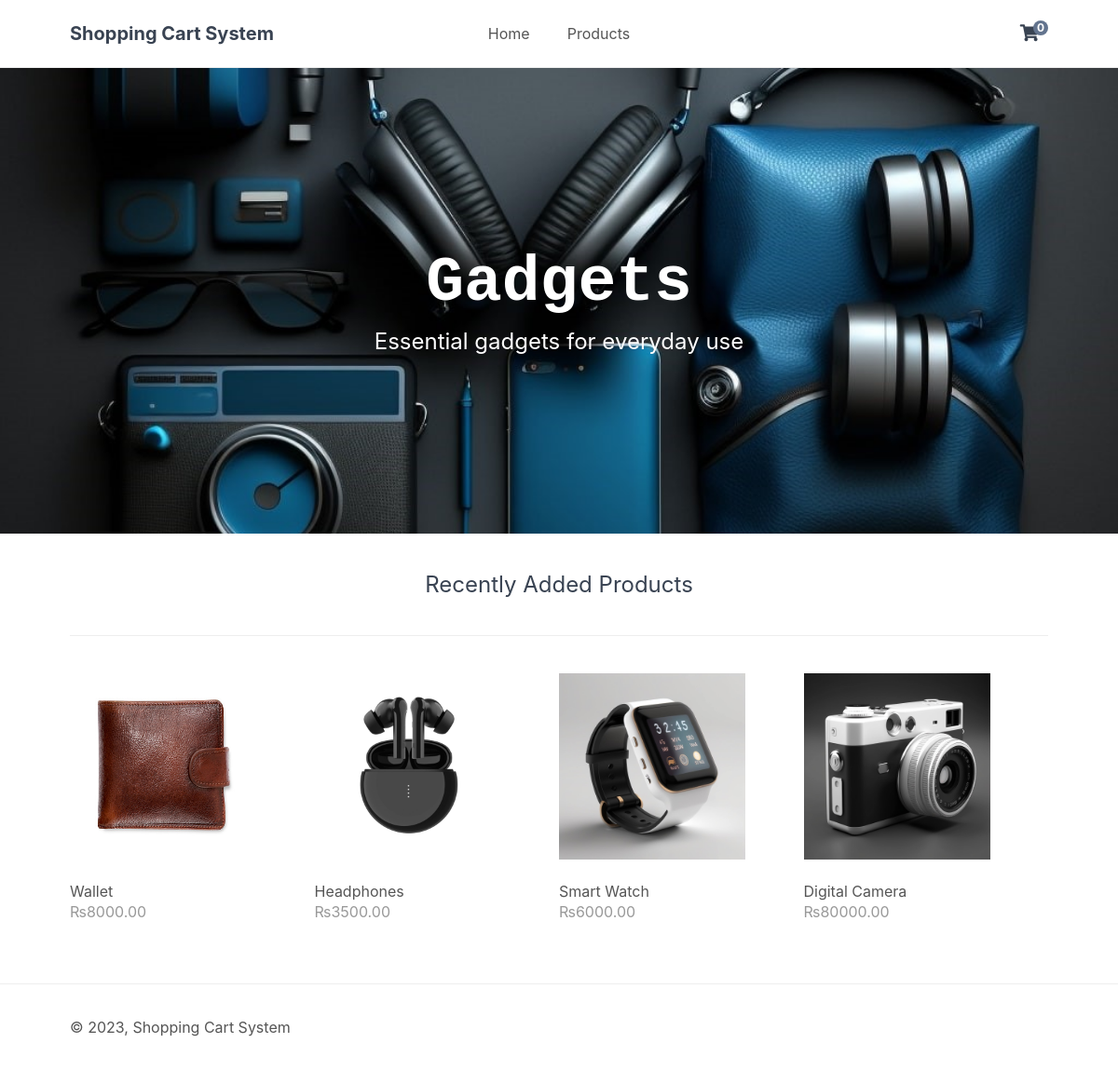
The page / on the database its author committed.
### tables this page shows
CREATE TABLE `products` (
  `id` int(11) NOT NULL,
  `name` varchar(200) NOT NULL,
  `desc` text NOT NULL,
  `price` decimal(7,2) NOT NULL,
  `rrp` decimal(7,2) NOT NULL DEFAULT 0.00,
  `quantity` int(11) NOT NULL,
  `img` text NOT NULL,
  `date_added` datetime NOT NULL DEFAULT current_timestamp()
);

### index.php (called while the page is built, shortened)
<?php
include 'functions.php';
$page = isset($_GET['page']) && file_exists($_GET['page'] . '.php') ? $_GET['page'] : 'home';
include $page . '.php';
?>

### home.php (the view, shortened to what this page needs)
<?php
$stmt = $pdo->prepare('SELECT * FROM products ORDER BY date_added DESC LIMIT 4');
$stmt->execute();
$recently_added_products = $stmt->fetchAll(PDO::FETCH_ASSOC);
?>
<?=template_header('Home')?>
<div class="featured">
    <h2>Gadgets</h2>
    <p>Essential gadgets for everyday use</p>
</div>
<div class="recentlyadded content-wrapper">
    <h2>Recently Added Products</h2>
    <div class="products">
        <?php foreach ($recently_added_products as $product): ?>
        <a href="index.php?page=product&id=<?=$product['id']?>" class="product">
            <img src="imgs/<?=$product['img']?>" width="200" height="200" alt="<?=$product['name']?>">
            <span class="name"><?=$product['name']?></span>
            <span class="price">
                &#8360;<?=$product['price']?>
            </span>
        </a>
        <?php endforeach; ?>
    </div>
</div>
<?=template_footer()?>

### functions.php (shortened to what this page needs)
<?php
function template_header($title) {
$num_items_in_cart = isset($_SESSION['cart']) ? count($_SESSION['cart']) : 0;
echo <<<EOT
<!DOCTYPE html>
<html>
	<head>
		<meta charset="utf-8">
		<title>$title</title>
		<link href="style.css" rel="stylesheet" type="text/css">
		<link rel="stylesheet" href="https://use.fontawesome.com/releases/v5.7.1/css/all.css">
	</head>
	<body>
        <header>
            <div class="content-wrapper">
                <h1>Shopping Cart System</h1>
                <nav>
                    <a href="index.php">Home</a>
                    <a href="index.php?page=products">Products</a>
                </nav>
                <div class="link-icons">
                    <a href="index.php?page=cart">
						<i class="fas fa-shopping-cart"></i>
                        <span>$num_items_in_cart</span>
					</a>
                </div>
            </div>
        </header>
        <main>
EOT;
}
function template_footer() {
$year = date('Y');
echo <<<EOT
        </main>
        <footer>
            <div class="content-wrapper">
                <p>&copy; $year, Shopping Cart System</p>
            </div>
        </footer>
    </body>
</html>
EOT;
}
?>

### style.css (style rules this page uses)
* { box-sizing: border-box; font-family: -apple-system, BlinkMacSystemFont, "segoe ui", roboto, oxygen, ubuntu, cantarell, "fira sans", "droid sans", "helvetica neue", Arial, sans-serif; font-size: 16px; -webkit-font-smoothing: antialiased; -moz-osx-font-smoothing: grayscale; }
html { height: 100%; }
body { position: relative; min-height: 100%; color: #555555; background-color: #FFFFFF; margin: 0; padding-bottom: 100px; }
h1, h2, h3, h4, h5 { color: #394352; }
.content-wrapper { width: 1050px; margin: 0 auto; }
header { border-bottom: 1px solid #EEEEEE; }
header .content-wrapper { display: flex; }
header h1 { display: flex; flex-grow: 1; flex-basis: 0; font-size: 20px; margin: 0; padding: 24px 0; }
header nav { display: flex; flex-grow: 1; flex-basis: 0; justify-content: center; align-items: center; }
header nav a { text-decoration: none; color: #555555; padding: 10px 10px; margin: 0 10px; }
header .link-icons { display: flex; flex-grow: 1; flex-basis: 0; justify-content: flex-end; align-items: center; position: relative; }
header .link-icons a { text-decoration: none; color: #394352; padding: 0 10px; }
header .link-icons a i { font-size: 18px; }
header .link-icons a span { display: inline-block; text-align: center; background-color: #63748e; border-radius: 50%; color: #FFFFFF; font-size: 12px; line-height: 16px; width: 16px; height: 16px; font-weight: bold; position: absolute; top: 22px; right: 0; }
main .featured { display: flex; flex-direction: column; background-image: url(imgs/main.jpg); background-repeat: no-repeat; background-size: cover; height: 500px; align-items: center; justify-content: center; text-align: center; }
main .featured h2 { display: inline-block; margin: 0; width: 1050px; font-family: Rockwell, Courier Bold, Courier, Georgia, Times, Times New Roman, serif; font-size: 68px; color: #FFFFFF; padding-bottom: 10px; }
main .featured p { display: inline-block; margin: 0; width: 1050px; font-size: 24px; color: #FFFFFF; }
main .recentlyadded h2 { display: block; font-weight: normal; margin: 0; padding: 40px 0; font-size: 24px; text-align: center; width: 100%; border-bottom: 1px solid #EEEEEE; }
main .recentlyadded .products, main .products .products-wrapper { display: flex; flex-wrap: wrap; align-items: center; justify-content: space-between; padding: 40px 0 0 0; }
main .recentlyadded .products .product, main .products .products-wrapper .product { display: block; overflow: hidden; text-decoration: none; width: 25%; padding-bottom: 60px; }
main .recentlyadded .products .product img, main .products .products-wrapper .product img { transform: scale(1); transition: transform 1s; }
main .recentlyadded .products .product .name, main .products .products-wrapper .product .name { display: block; color: #555555; padding: 20px 0 2px 0; }
main .recentlyadded .products .product .price, main .products .products-wrapper .product .price { display: block; color: #999999; }
footer { position: absolute; bottom: 0; border-top: 1px solid #EEEEEE; padding: 20px 0; width: 100%; }

### rows shown on the page
products: img (picture), name "Wallet", price "8000.00"
products: img (picture), name "Headphones", price "3500.00"
products: img (picture), name "Smart Watch", price "6000.00"
products: img (picture), name "Digital Camera", price "80000.00"

### other values the page prints
$num_items_in_cart "0"
